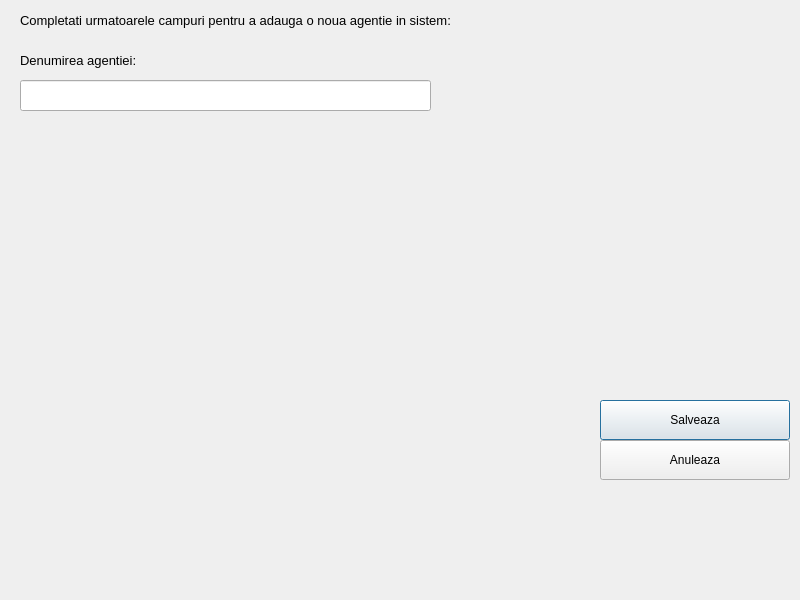
<?xml version="1.0" encoding="UTF-8"?>
<ui version="4.0">
 <class>AddAgentii</class>
 <widget class="QDialog" name="AddAgentii">
  <property name="geometry">
   <rect>
    <x>0</x>
    <y>0</y>
    <width>800</width>
    <height>600</height>
   </rect>
  </property>
  <property name="windowTitle">
   <string>Dialog</string>
  </property>
  <widget class="QLabel" name="label">
   <property name="geometry">
    <rect>
     <x>20</x>
     <y>40</y>
     <width>331</width>
     <height>41</height>
    </rect>
   </property>
   <property name="font">
    <font>
     <pointsize>10</pointsize>
    </font>
   </property>
   <property name="text">
    <string>Denumirea agentiei:</string>
   </property>
  </widget>
  <widget class="QLabel" name="label_2">
   <property name="geometry">
    <rect>
     <x>20</x>
     <y>0</y>
     <width>591</width>
     <height>41</height>
    </rect>
   </property>
   <property name="font">
    <font>
     <pointsize>10</pointsize>
    </font>
   </property>
   <property name="text">
    <string>Completati urmatoarele campuri pentru a adauga o noua agentie in sistem:</string>
   </property>
  </widget>
  <widget class="QLineEdit" name="lineEdit">
   <property name="geometry">
    <rect>
     <x>20</x>
     <y>80</y>
     <width>411</width>
     <height>31</height>
    </rect>
   </property>
  </widget>
  <widget class="QPushButton" name="salveaza">
   <property name="geometry">
    <rect>
     <x>600</x>
     <y>400</y>
     <width>190</width>
     <height>40</height>
    </rect>
   </property>
   <property name="text">
    <string>Salveaza</string>
   </property>
  </widget>
  <widget class="QPushButton" name="anuleaza">
   <property name="geometry">
    <rect>
     <x>600</x>
     <y>440</y>
     <width>190</width>
     <height>40</height>
    </rect>
   </property>
   <property name="text">
    <string>Anuleaza</string>
   </property>
  </widget>
 </widget>
 <resources/>
 <connections/>
</ui>
